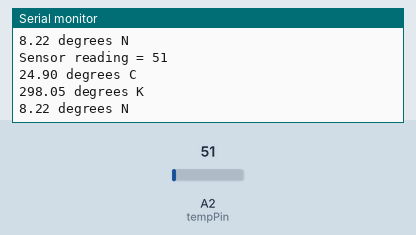
A sketch run on a simulated Arduino Uno, built with avr-gcc and run on an emulated ATmega328P. Parts: the last lines printed to the serial monitor. The inputs (shaded band) are chosen by the test bench; at power-on: A2 (tempPin) = 51.

Above: at 3.8 s.
3.9 s: A2 (tempPin) set to 61
At 6.7 s:
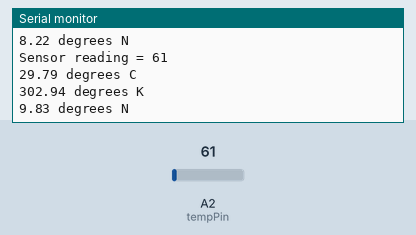
7.8 s: A2 (tempPin) set to 71
At 10.5 s:
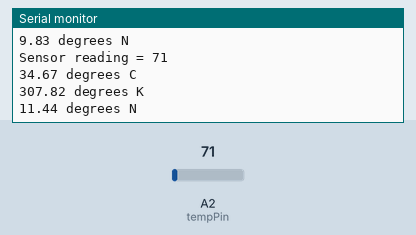
Timing chart, 0 to 12.0 s (numbered marks = the images above; inputs shaded):
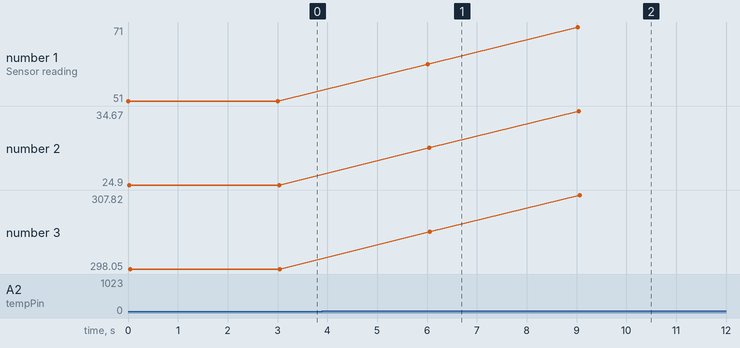

Measured:
- after the input at 3.9 s, the serial monitor: prints a new line after 2.1 s (image 1)
- after the input at 7.8 s, the serial monitor: prints a new line after 1.2 s (image 2)
- plotted number 1: 51 → 61 after the input at 3.9 s, 61 → 71 after the input at 7.8 s
- plotted number 2: 24.9 → 29.79 after the input at 3.9 s, 29.79 → 34.67 after the input at 7.8 s
- plotted number 3: 298.05 → 302.94 after the input at 3.9 s, 302.94 → 307.82 after the input at 7.8 s

The sketch:

level_3.ino
```cpp
#define tempPin A2     //The temperature sensor is plugged into pin A2 of the Arduino.
int data;             //This will store the data from the sensor.
int waitTime = 3000;  //Wait

void setup(void) {    //The Setup function runs once.
  Serial.begin(9600); //This will enable the Arduino to send data to the Serial monitor.
}

float toC (int inData) {
  float outData = (5.0 * data * 100.0) / 1024;
  return outData;
}

float toK (int inData) {
  float outData = ((5.0 * data * 100.0) / 1024) + 273.15;
  return outData;
}

float toN (int inData) {
  float outData = ((5.0 * data * 100.0) / 1024) * 0.33;
  return outData;
}

void loop(void) { //The loop function runs forever.
  data = analogRead(tempPin);        //Read from the temperature sensor
  Serial.print("\nSensor reading = "); //Serial.print displays to the Serial Monitor.
  Serial.println(data);                //This is the raw analog reading

  // Calculate and display temperature.
  Serial.print(toC(data)); Serial.println(" degrees C");
  Serial.print(toK(data)); Serial.println(" degrees K");
  Serial.print(toN(data)); Serial.println(" degrees N");


  delay(waitTime); //Wait waitTime before running again.
}
```
